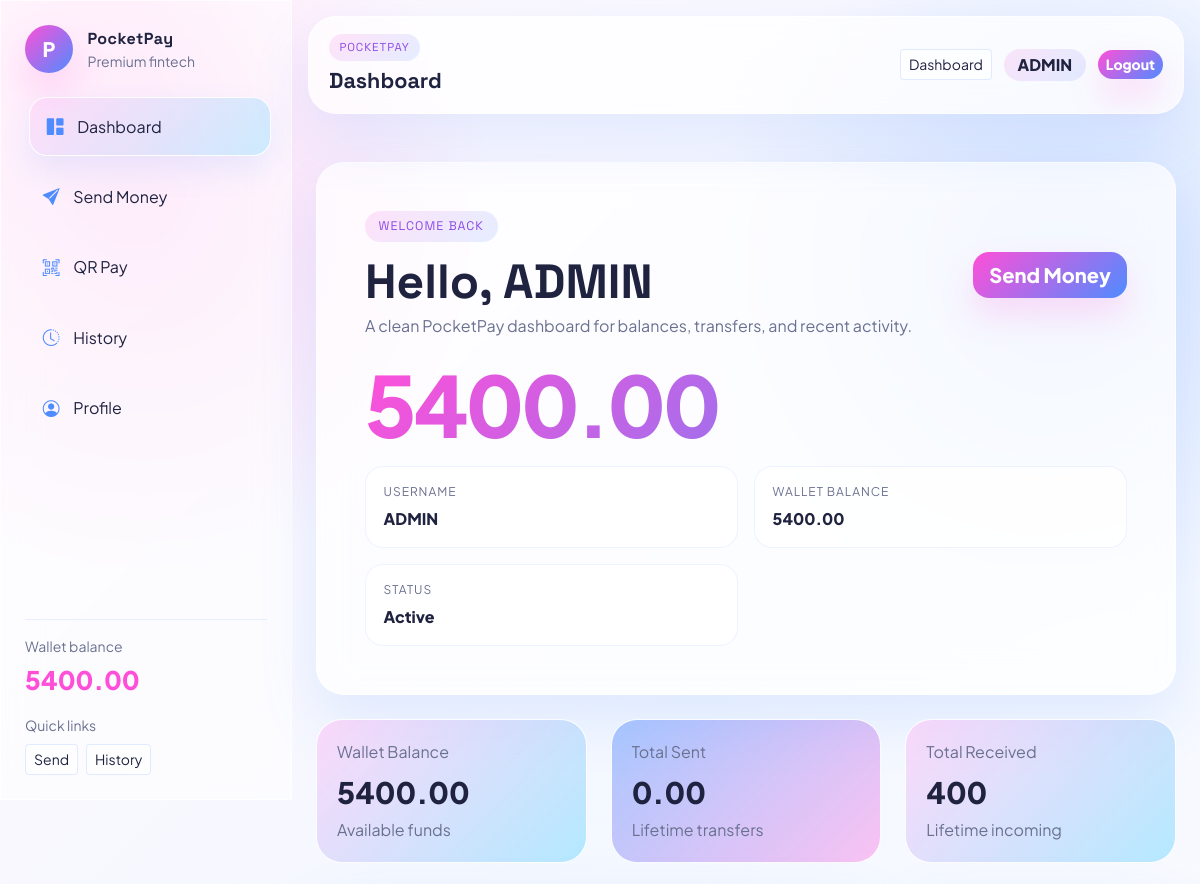
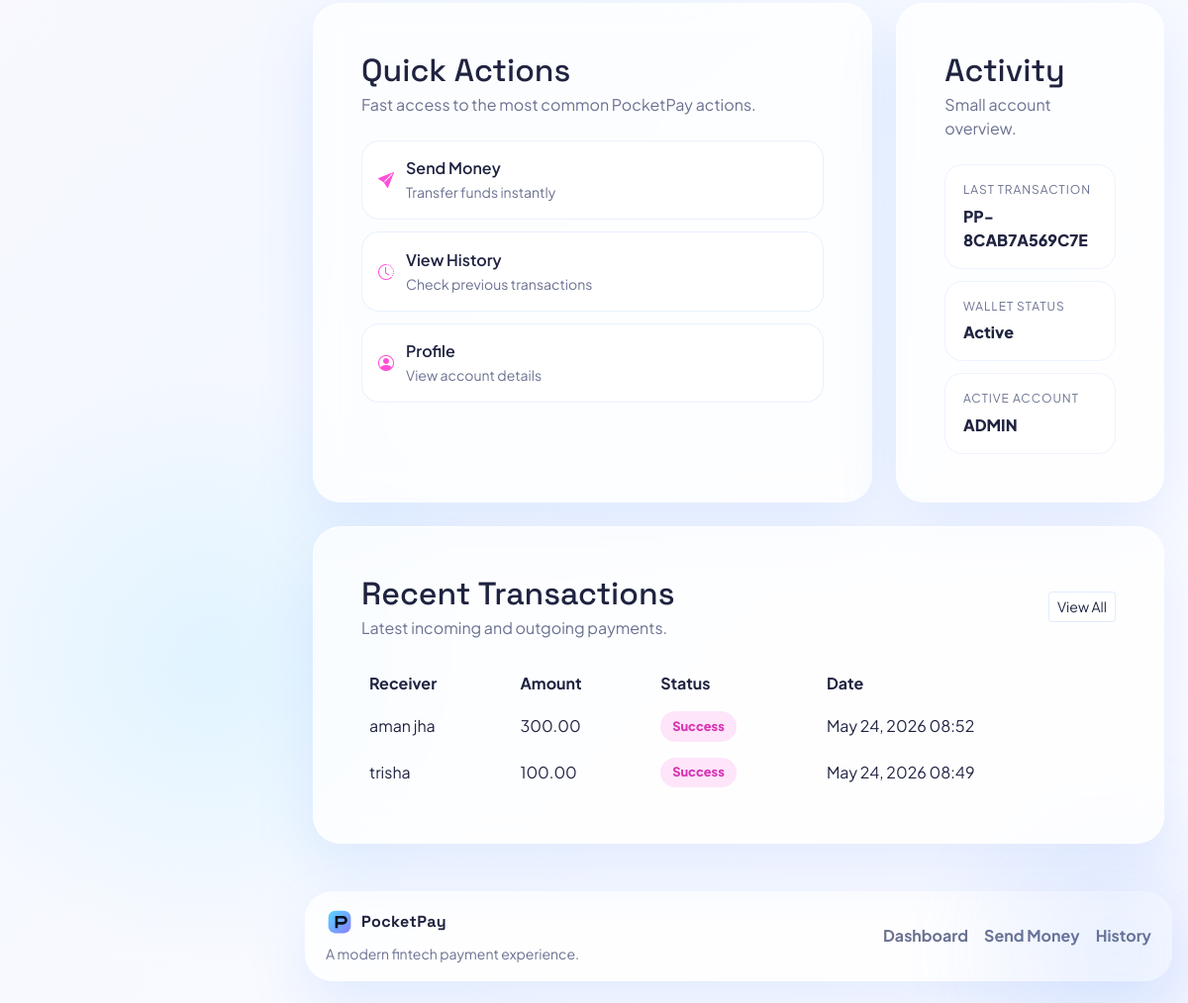
Page / (signed in) on the committed database (2 pictures, top to bottom).
### app/models.py (models this page shows, shortened)
class Wallet(models.Model):
	user = models.OneToOneField(settings.AUTH_USER_MODEL, on_delete=models.CASCADE, related_name='wallet')
	balance = models.DecimalField(max_digits=12, decimal_places=2, default=Decimal('5000.00'))
	created_at = models.DateTimeField(auto_now_add=True)

class Transaction(models.Model):
	class Status(models.TextChoices):
		SUCCESS = 'success', 'Success'
		FAILED = 'failed', 'Failed'
	sender = models.ForeignKey(
		settings.AUTH_USER_MODEL,
		on_delete=models.CASCADE,
		related_name='sent_transactions',
	)
	receiver = models.ForeignKey(
		settings.AUTH_USER_MODEL,
		on_delete=models.CASCADE,
		related_name='received_transactions',
	)
	amount = models.DecimalField(max_digits=12, decimal_places=2)
	transaction_id = models.CharField(max_length=32, unique=True, editable=False)
	status = models.CharField(max_length=20, choices=Status.choices, default=Status.SUCCESS)
	timestamp = models.DateTimeField(auto_now_add=True)

### app/views.py (the view)
# urls.py: path('', views.dashboard, name='dashboard'),
@login_required(login_url='login')
def dashboard(request):
	wallet = ensure_wallet(request.user)
	counterparties = (
		User.objects.filter(Q(sent_transactions__receiver=request.user) | Q(received_transactions__sender=request.user))
		.exclude(id=request.user.id)
		.distinct()
		.order_by('username')[:4]
	)
	sent_total = Transaction.objects.filter(sender=request.user, status=Transaction.Status.SUCCESS).aggregate(
		total=Sum('amount')
	)['total'] or Decimal('0.00')
	received_total = Transaction.objects.filter(receiver=request.user, status=Transaction.Status.SUCCESS).aggregate(
		total=Sum('amount')
	)['total'] or Decimal('0.00')
	recent_transactions = (
		Transaction.objects.filter(Q(sender=request.user) | Q(receiver=request.user))
		.select_related('sender', 'receiver')
		.order_by('-timestamp')[:5]
	)
	last_transaction = recent_transactions[0] if recent_transactions else None
	wallet_status = 'Active' if wallet.balance > 0 else 'Low balance'
	return render(
		request,
		'dashboard.html',
		{
			'wallet': wallet,
			'sent_total': sent_total,
			'received_total': received_total,
			'recent_transactions': recent_transactions,
			'counterparties': counterparties,
			'last_transaction': last_transaction,
			'wallet_status': wallet_status,
			'active_account': request.user.username,
		},
	)

### app/context_processors.py (called while the page is built)
def wallet_context(request):
	if not request.user.is_authenticated:
		return {'wallet': None, 'wallet_balance': '0.00'}
	wallet = ensure_wallet(request.user)
	return {'wallet': wallet, 'wallet_balance': wallet.balance}

### app/services.py (called while the page is built)
def ensure_wallet(user):
	wallet, _ = Wallet.objects.get_or_create(user=user)
	return wallet

### templates/dashboard.html
{% extends 'base.html' %}
{% block content %}
<div class="dashboard-shell">
    <section class="glass-panel dashboard-hero animated-card p-4 p-lg-5 mb-4">
        <div class="d-flex flex-column flex-lg-row justify-content-between align-items-start align-items-lg-center gap-3">
            <div>
                <span class="eyebrow">Welcome back</span>
                <h1 class="hero-title mt-3 mb-2">Hello, {{ user.first_name|default:user.username }}</h1>
                <p class="text-muted-light mb-0">A clean PocketPay dashboard for balances, transfers, and recent activity.</p>
            </div>
            <a href="{% url 'send_money' %}" class="btn btn-glow btn-lg">Send Money</a>
        </div>
        <div class="balance-amount mt-4">{{ wallet.balance }}</div>
        <div class="balance-meta dashboard-summary-grid">
            <div><span class="meta-label">Username</span><span class="meta-value">{{ user.username }}</span></div>
            <div><span class="meta-label">Wallet Balance</span><span class="meta-value">{{ wallet.balance }}</span></div>
            <div><span class="meta-label">Status</span><span class="meta-value">{{ wallet_status }}</span></div>
        </div>
    </section>
    <section class="row g-4 mb-4">
        <div class="col-md-4">
            <div class="stat-card gradient-card animated-card h-100">
                <span class="stat-label">Wallet Balance</span>
                <div class="stat-value">{{ wallet.balance }}</div>
                <div class="stat-subtitle">Available funds</div>
            </div>
        </div>
        <div class="col-md-4">
            <div class="stat-card gradient-card alt animated-card h-100">
                <span class="stat-label">Total Sent</span>
                <div class="stat-value">{{ sent_total }}</div>
                <div class="stat-subtitle">Lifetime transfers</div>
            </div>
        </div>
        <div class="col-md-4">
            <div class="stat-card gradient-card animated-card h-100">
                <span class="stat-label">Total Received</span>
                <div class="stat-value">{{ received_total }}</div>
                <div class="stat-subtitle">Lifetime incoming</div>
            </div>
        </div>
    </section>
    <section class="row g-4 mb-4">
        <div class="col-lg-8">
            <div class="glass-panel panel-card animated-card h-100 p-4 p-lg-5">
                <div class="panel-head mb-4">
                    <h2 class="panel-title mb-1">Quick Actions</h2>
                    <p class="text-muted-light mb-0">Fast access to the most common PocketPay actions.</p>
                </div>
                <div class="quick-action-grid">
                    <a class="quick-pay-row" href="{% url 'send_money' %}">
                        <i class="bi bi-send-fill"></i>
                        <span>
                            <span class="d-block fw-semibold">Send Money</span>
                            <span class="small text-muted-light">Transfer funds instantly</span>
                        </span>
                    </a>
                    <a class="quick-pay-row" href="{% url 'history' %}">
                        <i class="bi bi-clock-history"></i>
                        <span>
                            <span class="d-block fw-semibold">View History</span>
                            <span class="small text-muted-light">Check previous transactions</span>
                        </span>
                    </a>
                    <a class="quick-pay-row" href="{% url 'profile' %}">
                        <i class="bi bi-person-circle"></i>
                        <span>
                            <span class="d-block fw-semibold">Profile</span>
                            <span class="small text-muted-light">View account details</span>
                        </span>
                    </a>
                </div>
            </div>
        </div>
        <div class="col-lg-4">
            <div class="glass-panel panel-card animated-card h-100 p-4 p-lg-5">
                <div class="panel-head mb-4">
                    <h2 class="panel-title mb-1">Activity</h2>
                    <p class="text-muted-light mb-0">Small account overview.</p>
                </div>
                <div class="activity-mini-stack">
                    <div class="mini-info-card">
                        <span>Last transaction</span>
                        <strong>
                            {% if last_transaction %}
                                {{ last_transaction.transaction_id }}
                            {% else %}
                                No transactions yet
                            {% endif %}
                        </strong>
                    </div>
                    <div class="mini-info-card">
                        <span>Wallet status</span>
                        <strong>{{ wallet_status }}</strong>
                    </div>
                    <div class="mini-info-card">
                        <span>Active account</span>
                        <strong>{{ active_account }}</strong>
                    </div>
                </div>
            </div>
        </div>
    </section>
    <section class="glass-panel panel-card animated-card p-4 p-lg-5">
        <div class="panel-head d-flex justify-content-between align-items-center mb-4">
            <div>
                <h2 class="panel-title mb-1">Recent Transactions</h2>
                <p class="text-muted-light mb-0">Latest incoming and outgoing payments.</p>
            </div>
            <a class="btn btn-sm btn-outline-light" href="{% url 'history' %}">View All</a>
        </div>
        <div class="table-responsive">
            <table class="table table-borderless align-middle mb-0 glass-table">
                <thead>
                    <tr>
                        <th>Receiver</th>
                        <th>Amount</th>
                        <th>Status</th>
                        <th>Date</th>
                    </tr>
                </thead>
                <tbody>
                    {% for tx in recent_transactions %}
                        <tr>
                            <td>
                                {% if tx.sender_id == user.id %}
                                    {{ tx.receiver.username }}
                                {% else %}
                                    {{ tx.sender.username }}
                                {% endif %}
                            </td>
                            <td>{{ tx.amount }}</td>
                            <td><span class="status-pill status-{{ tx.status }}">{{ tx.get_status_display }}</span></td>
                            <td>{{ tx.timestamp|date:"M d, Y H:i" }}</td>
                        </tr>
                    {% empty %}
                        <tr><td colspan="4" class="text-center text-muted-light py-4">No transactions yet.</td></tr>
                    {% endfor %}
                </tbody>
            </table>
        </div>
    </section>
</div>
{% endblock %}

### templates/base.html (shortened to what this page needs)
<!doctype html>
<html lang="en">
<head>
    <link href="https://cdn.jsdelivr.net/npm/bootstrap@5.3.3/dist/css/bootstrap.min.css" rel="stylesheet">
    <link rel="stylesheet" href="https://cdn.jsdelivr.net/npm/bootstrap-icons@1.11.3/font/bootstrap-icons.min.css">
    {% load static %}
    <link rel="stylesheet" href="{% static 'css/style.css' %}">
</head>
<body>
<div class="bg-noise"></div>
{% if user.is_authenticated %}
<div class="app-shell">
    <aside class="sidebar glass-panel">
        <div class="sidebar-brand">
            <div class="brand-mark">P</div>
            <div>
                <div class="brand-text">PocketPay</div>
                <div class="small text-muted-light">Premium fintech</div>
            </div>
        </div>
            <nav class="sidebar-nav">
            <a class="sidebar-link {% if request.resolver_match.url_name == 'dashboard' %}active{% endif %}" href="{% url 'dashboard' %}"><i class="bi bi-grid-1x2-fill"></i><span>Dashboard</span></a>
            <a class="sidebar-link {% if request.resolver_match.url_name == 'send_money' %}active{% endif %}" href="{% url 'send_money' %}"><i class="bi bi-send-fill"></i><span>Send Money</span></a>
            <a class="sidebar-link {% if request.resolver_match.url_name == 'qr_payment' %}active{% endif %}" href="{% url 'qr_payment' %}"><i class="bi bi-qr-code-scan"></i><span>QR Pay</span></a>
            <a class="sidebar-link {% if request.resolver_match.url_name == 'history' %}active{% endif %}" href="{% url 'history' %}"><i class="bi bi-clock-history"></i><span>History</span></a>
            <a class="sidebar-link {% if request.resolver_match.url_name == 'profile' %}active{% endif %}" href="{% url 'profile' %}"><i class="bi bi-person-circle"></i><span>Profile</span></a>
        </nav>
            <div class="sidebar-footer">
                <div class="small text-muted-light">Wallet balance</div>
                <div class="sidebar-balance">{{ wallet_balance|default:"0.00" }}</div>
                <div class="small text-muted-light mt-3">Quick links</div>
                <div class="d-flex flex-wrap gap-2 mt-2">
                    <a class="btn btn-sm btn-outline-light" href="{% url 'send_money' %}">Send</a>
                    <a class="btn btn-sm btn-outline-light" href="{% url 'history' %}">History</a>
                </div>
            </div>
    </aside>
    <div class="main-content">
        <header class="topbar glass-panel sticky-top">
            <div>
                <div class="eyebrow eyebrow-small">PocketPay</div>
                <div class="topbar-title">{{ request.resolver_match.url_name|default:'dashboard'|title }}</div>
            </div>
            <div class="topbar-actions">
                <a class="btn btn-sm btn-outline-light" href="{% url 'dashboard' %}">Dashboard</a>
                <span class="user-badge">{{ user.username }}</span>
                <a class="btn btn-sm btn-primary" href="{% url 'logout' %}">Logout</a>
            </div>
        </header>
{% endif %}
<main class="{% if user.is_authenticated %}content-shell container-fluid px-3 px-lg-4 py-4 py-lg-5{% else %}container py-4 py-lg-5 content-shell{% endif %}">
    {% block content %}{% endblock %}
</main>
<footer class="site-footer">
    <div class="footer-inner glass-panel">
        <div>
            <div class="brand-text d-flex align-items-center gap-2"><img src="{% static 'images/logo.svg' %}" class="footer-logo" alt="PocketPay logo"><span>PocketPay</span></div>
            <div class="small text-muted-light mt-2">A modern fintech payment experience.</div>
        </div>
        <div class="footer-links">
            {% if user.is_authenticated %}
                <a href="{% url 'dashboard' %}">Dashboard</a>
                <a href="{% url 'send_money' %}">Send Money</a>
                <a href="{% url 'history' %}">History</a>
            {% else %}
                <a href="{% url 'login' %}">Login</a>
                <a href="{% url 'register' %}">Register</a>
            {% endif %}
        </div>
    </div>
</footer>
{% if user.is_authenticated %}
    </div>
</div>
{% endif %}
</body>
</html>

### rows in the picture
Wallet: balance "5400.00"
Transaction: transaction_id "PP-8CAB7A569C7E", sender.username "aman jha", amount "300.00", status "Success", timestamp "May 24, 2026 08:52"
Transaction: sender.username "trisha", amount "100.00", status "Success", timestamp "May 24, 2026 08:49"

### other values in the picture
{{ request.resolver_match.url_name|default:'dashboard'|title }} "Dashboard"
{{ user.username }} "ADMIN"
{{ user.first_name|default:user.username }} "ADMIN"
{{ wallet_status }} "Active"
{{ sent_total }} "0.00"
{{ received_total }} "400"
{{ active_account }} "ADMIN"
